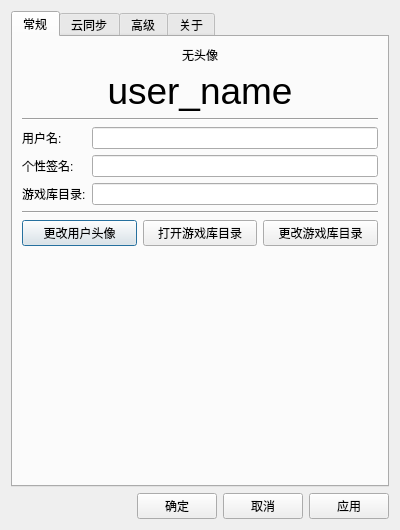
<?xml version="1.0" encoding="UTF-8"?>
<ui version="4.0">
 <class>Dialog</class>
 <widget class="QDialog" name="Dialog">
  <property name="geometry">
   <rect>
    <x>0</x>
    <y>0</y>
    <width>400</width>
    <height>530</height>
   </rect>
  </property>
  <property name="minimumSize">
   <size>
    <width>400</width>
    <height>530</height>
   </size>
  </property>
  <property name="maximumSize">
   <size>
    <width>400</width>
    <height>530</height>
   </size>
  </property>
  <property name="windowTitle">
   <string>设置</string>
  </property>
  <layout class="QGridLayout" name="gridLayout">
   <item row="0" column="0">
    <widget class="QTabWidget" name="tabWidget">
     <property name="currentIndex">
      <number>0</number>
     </property>
     <widget class="QWidget" name="norm_tab">
      <attribute name="title">
       <string>常规</string>
      </attribute>
      <layout class="QGridLayout" name="gridLayout_3">
       <item row="0" column="0">
        <layout class="QGridLayout" name="gridLayout_2">
         <item row="3" column="1">
          <widget class="QLineEdit" name="user_edit"/>
         </item>
         <item row="3" column="0">
          <widget class="QLabel" name="label">
           <property name="text">
            <string>用户名:</string>
           </property>
          </widget>
         </item>
         <item row="5" column="0">
          <widget class="QLabel" name="label_3">
           <property name="text">
            <string>游戏库目录:</string>
           </property>
          </widget>
         </item>
         <item row="4" column="1">
          <widget class="QLineEdit" name="sign_edit"/>
         </item>
         <item row="7" column="0" colspan="2">
          <layout class="QHBoxLayout" name="horizontalLayout_4">
           <item>
            <widget class="QPushButton" name="change_head_btn">
             <property name="text">
              <string>更改用户头像</string>
             </property>
            </widget>
           </item>
           <item>
            <widget class="QPushButton" name="open_folder_btn">
             <property name="text">
              <string>打开游戏库目录</string>
             </property>
            </widget>
           </item>
           <item>
            <widget class="QPushButton" name="change_folder_btn">
             <property name="text">
              <string>更改游戏库目录</string>
             </property>
            </widget>
           </item>
          </layout>
         </item>
         <item row="8" column="0" colspan="2">
          <spacer name="verticalSpacer">
           <property name="orientation">
            <enum>Qt::Vertical</enum>
           </property>
           <property name="sizeHint" stdset="0">
            <size>
             <width>20</width>
             <height>40</height>
            </size>
           </property>
          </spacer>
         </item>
         <item row="4" column="0">
          <widget class="QLabel" name="label_2">
           <property name="text">
            <string>个性签名:</string>
           </property>
          </widget>
         </item>
         <item row="0" column="0" colspan="2">
          <widget class="QLabel" name="head_label">
           <property name="text">
            <string>无头像</string>
           </property>
           <property name="scaledContents">
            <bool>false</bool>
           </property>
           <property name="alignment">
            <set>Qt::AlignCenter</set>
           </property>
          </widget>
         </item>
         <item row="6" column="0" colspan="2">
          <widget class="Line" name="line_3">
           <property name="orientation">
            <enum>Qt::Horizontal</enum>
           </property>
          </widget>
         </item>
         <item row="5" column="1">
          <widget class="QLineEdit" name="folder_path_edit"/>
         </item>
         <item row="1" column="0" colspan="2">
          <widget class="QLabel" name="user_label">
           <property name="font">
            <font>
             <pointsize>28</pointsize>
             <bold>false</bold>
            </font>
           </property>
           <property name="text">
            <string>user_name</string>
           </property>
           <property name="alignment">
            <set>Qt::AlignCenter</set>
           </property>
           <property name="wordWrap">
            <bool>true</bool>
           </property>
          </widget>
         </item>
         <item row="2" column="0" colspan="2">
          <widget class="Line" name="line_4">
           <property name="orientation">
            <enum>Qt::Horizontal</enum>
           </property>
          </widget>
         </item>
        </layout>
       </item>
      </layout>
     </widget>
     <widget class="QWidget" name="ncd_tab">
      <attribute name="title">
       <string>云同步</string>
      </attribute>
      <layout class="QGridLayout" name="gridLayout_5">
       <item row="0" column="0">
        <layout class="QGridLayout" name="gridLayout_4">
         <item row="4" column="0" colspan="2">
          <widget class="Line" name="line_2">
           <property name="orientation">
            <enum>Qt::Horizontal</enum>
           </property>
          </widget>
         </item>
         <item row="1" column="0">
          <widget class="QLabel" name="label_7">
           <property name="text">
            <string>云端存档个数:</string>
           </property>
          </widget>
         </item>
         <item row="7" column="0" colspan="2">
          <layout class="QHBoxLayout" name="horizontalLayout_5">
           <item>
            <spacer name="horizontalSpacer_2">
             <property name="orientation">
              <enum>Qt::Horizontal</enum>
             </property>
             <property name="sizeHint" stdset="0">
              <size>
               <width>40</width>
               <height>20</height>
              </size>
             </property>
            </spacer>
           </item>
           <item>
            <widget class="QPushButton" name="manage_all_btn">
             <property name="text">
              <string>管理所有云存档</string>
             </property>
            </widget>
           </item>
          </layout>
         </item>
         <item row="8" column="0" colspan="2">
          <spacer name="verticalSpacer_2">
           <property name="orientation">
            <enum>Qt::Vertical</enum>
           </property>
           <property name="sizeHint" stdset="0">
            <size>
             <width>20</width>
             <height>40</height>
            </size>
           </property>
          </spacer>
         </item>
         <item row="1" column="1">
          <widget class="QLabel" name="ncd_count_label">
           <property name="text">
            <string>N\A</string>
           </property>
          </widget>
         </item>
         <item row="0" column="1">
          <widget class="QLineEdit" name="ncd_folder_edit"/>
         </item>
         <item row="3" column="0">
          <widget class="QLabel" name="label_6">
           <property name="text">
            <string>云端存档容量:</string>
           </property>
          </widget>
         </item>
         <item row="3" column="1">
          <widget class="QLabel" name="ncd_size_label">
           <property name="text">
            <string>N\A</string>
           </property>
          </widget>
         </item>
         <item row="5" column="0" colspan="2">
          <layout class="QHBoxLayout" name="horizontalLayout_3">
           <item>
            <widget class="QPushButton" name="open_ncd_btn">
             <property name="text">
              <string>打开云端存档文件夹</string>
             </property>
            </widget>
           </item>
           <item>
            <widget class="QPushButton" name="clu_size_btn">
             <property name="text">
              <string>计算云端存档容量</string>
             </property>
            </widget>
           </item>
           <item>
            <widget class="QPushButton" name="change_ncd_btn">
             <property name="text">
              <string>更改云端存档文件夹</string>
             </property>
            </widget>
           </item>
          </layout>
         </item>
         <item row="0" column="0">
          <widget class="QLabel" name="label_5">
           <property name="text">
            <string>云端存档文件夹:</string>
           </property>
          </widget>
         </item>
         <item row="6" column="0" colspan="2">
          <widget class="Line" name="line">
           <property name="orientation">
            <enum>Qt::Horizontal</enum>
           </property>
          </widget>
         </item>
        </layout>
       </item>
      </layout>
     </widget>
     <widget class="QWidget" name="adva_tab">
      <attribute name="title">
       <string>高级</string>
      </attribute>
      <layout class="QGridLayout" name="gridLayout_7">
       <item row="0" column="0">
        <layout class="QGridLayout" name="gridLayout_6">
         <item row="5" column="0">
          <spacer name="verticalSpacer_3">
           <property name="orientation">
            <enum>Qt::Vertical</enum>
           </property>
           <property name="sizeHint" stdset="0">
            <size>
             <width>20</width>
             <height>40</height>
            </size>
           </property>
          </spacer>
         </item>
         <item row="0" column="0">
          <widget class="QCheckBox" name="waifu2x_checkbox">
           <property name="enabled">
            <bool>false</bool>
           </property>
           <property name="text">
            <string>切换背景图片时使用waifu2x精缩放(会消耗较长时间)</string>
           </property>
          </widget>
         </item>
         <item row="2" column="0">
          <widget class="QPushButton" name="export_bg_btn">
           <property name="text">
            <string>导出所有背景图片</string>
           </property>
          </widget>
         </item>
         <item row="1" column="0">
          <widget class="Line" name="line_5">
           <property name="orientation">
            <enum>Qt::Horizontal</enum>
           </property>
          </widget>
         </item>
         <item row="3" column="0">
          <widget class="QPushButton" name="export_save_btn">
           <property name="text">
            <string>导出所有游戏存档</string>
           </property>
          </widget>
         </item>
         <item row="4" column="0">
          <widget class="QPushButton" name="edit_json_btn">
           <property name="text">
            <string>编辑.json</string>
           </property>
          </widget>
         </item>
        </layout>
       </item>
      </layout>
     </widget>
     <widget class="QWidget" name="about_tab">
      <attribute name="title">
       <string>关于</string>
      </attribute>
      <layout class="QHBoxLayout" name="horizontalLayout_2">
       <item>
        <widget class="QLabel" name="label_10">
         <property name="text">
          <string>&lt;html&gt;&lt;head/&gt;&lt;body&gt;&lt;p align=&quot;center&quot;&gt;&lt;span style=&quot; font-size:16pt; font-weight:700;&quot;&gt;cfwGameLauncher&lt;/span&gt;&lt;/p&gt;&lt;p align=&quot;center&quot;&gt;&lt;span style=&quot; font-size:16pt; font-weight:700;&quot;&gt;Ver 0.1.3&lt;/span&gt;&lt;/p&gt;&lt;p align=&quot;center&quot;&gt;&lt;span style=&quot; font-size:16pt; font-weight:700;&quot;&gt;Python 3.10&lt;/span&gt;&lt;/p&gt;&lt;p align=&quot;center&quot;&gt;&lt;span style=&quot; font-size:16pt; font-weight:700;&quot;&gt;PySide 6.3&lt;/span&gt;&lt;/p&gt;&lt;p align=&quot;center&quot;&gt;&lt;span style=&quot; font-size:16pt; font-weight:700;&quot;&gt;cfw&lt;/span&gt;&lt;/p&gt;&lt;/body&gt;&lt;/html&gt;</string>
         </property>
        </widget>
       </item>
      </layout>
     </widget>
    </widget>
   </item>
   <item row="1" column="0">
    <layout class="QHBoxLayout" name="horizontalLayout">
     <item>
      <spacer name="horizontalSpacer">
       <property name="orientation">
        <enum>Qt::Horizontal</enum>
       </property>
       <property name="sizeHint" stdset="0">
        <size>
         <width>40</width>
         <height>20</height>
        </size>
       </property>
      </spacer>
     </item>
     <item>
      <widget class="QPushButton" name="ok_btn">
       <property name="text">
        <string>确定</string>
       </property>
      </widget>
     </item>
     <item>
      <widget class="QPushButton" name="cancel_btn">
       <property name="text">
        <string>取消</string>
       </property>
      </widget>
     </item>
     <item>
      <widget class="QPushButton" name="apply_btn">
       <property name="text">
        <string>应用</string>
       </property>
      </widget>
     </item>
    </layout>
   </item>
  </layout>
 </widget>
 <resources/>
 <connections/>
</ui>
